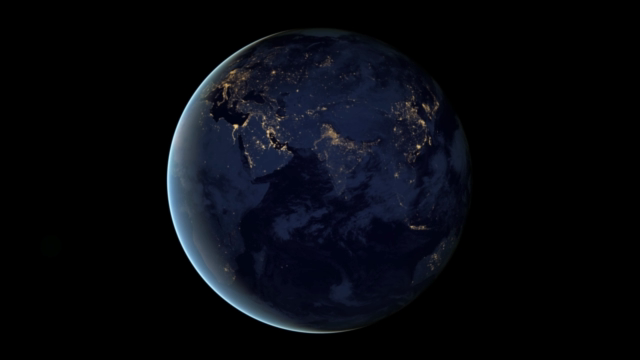
#> input picture frame 90 of 5. hafta - open_cv_devam/video/ornek.mp4, 640 x 360 px
$ python 10_video_okuma_ornegi.py
#> lines starting #> are read from the running program, lines starting #| are printed output that depends on the picture
'''
Örnek videoyu yavaştan hızlıya olacak şekilde,
yatay olarak aynalayarak gösteren
(en sağdaki piksellerin en sola gitmesi)
(flip kullanmadan)
ve
ESC tuşuna basıldığında video gösterimini sonlandıran
bir betik yazınız.
'''


import cv2 as cv
import numpy as np

video = cv.VideoCapture("video/ornek.mp4")

hiz = 100
hizlandirma_orani = 0

while (video.isOpened()):
    ret, frame = video.read()
#> frame is the input picture: shape (360, 640, 3); mean B, G, R 14.8, 9.2, 7.3
    # gray = cv.cvtColor(frame, cv.COLOR_BGR2GRAY)
    print(ret)
#| True
    # [8 lines of commented-out code are left out]
    frame2 = frame[:, ::-1]
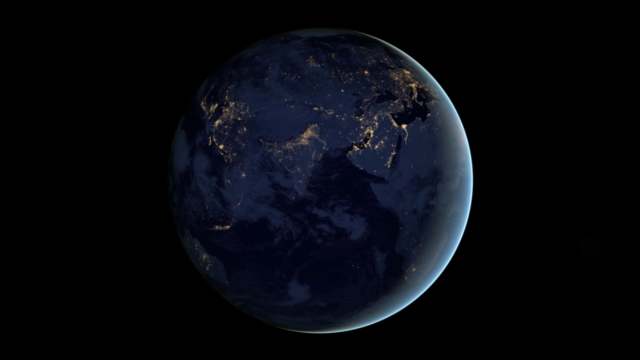
#> frame2: shape (360, 640, 3); mean B, G, R 14.8, 9.2, 7.3

    #quit()
    if ret:
        cv.imshow("video", frame2)
        if hiz > 10:
            hizlandirma_orani += 1
            if hizlandirma_orani % 2 == 0:
                hiz -= 1
        if cv.waitKey(hiz) == 27:
#> (key Esc is pressed here)
            break

$ run again, starting later in the video
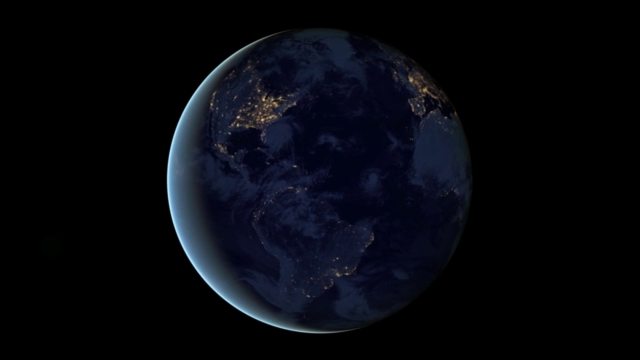
#> input picture frame 405 of 5. hafta - open_cv_devam/video/ornek.mp4, 640 x 360 px
#> frame is the input picture: shape (360, 640, 3); mean B, G, R 13.9, 8.1, 6.5
#| True
#> `frame2 = frame[:, ::-1]`:
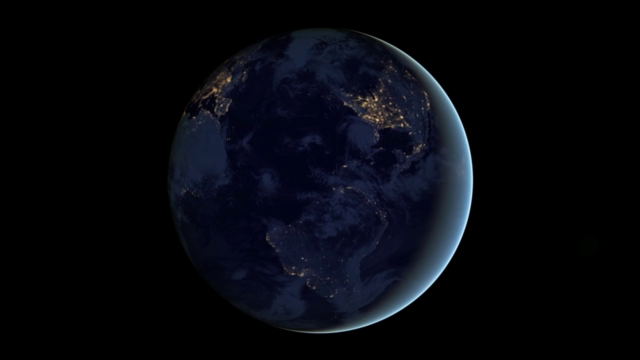
#> frame2: shape (360, 640, 3); mean B, G, R 13.9, 8.1, 6.5

$ run again, starting later in the video
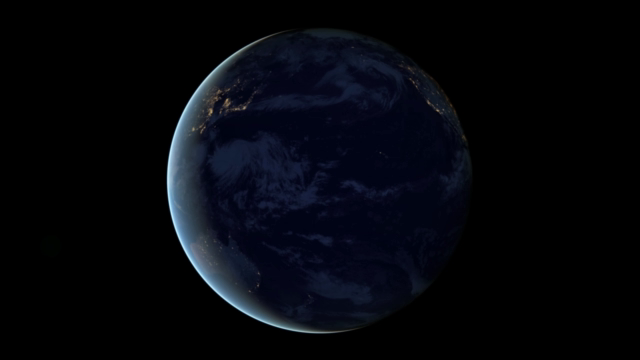
#> input picture frame 720 of 5. hafta - open_cv_devam/video/ornek.mp4, 640 x 360 px
#> frame is the input picture: shape (360, 640, 3); mean B, G, R 12, 6.6, 4.9
#| True
#> `frame2 = frame[:, ::-1]`:
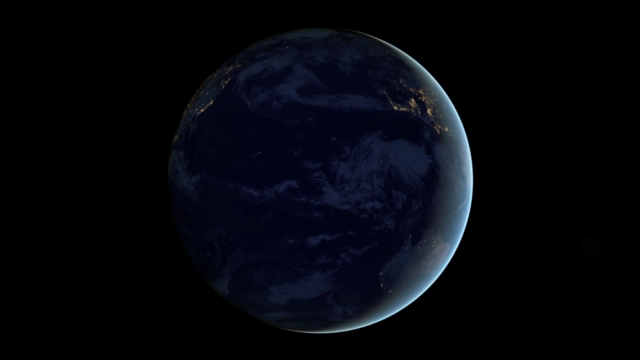
#> frame2: shape (360, 640, 3); mean B, G, R 12, 6.6, 4.9
